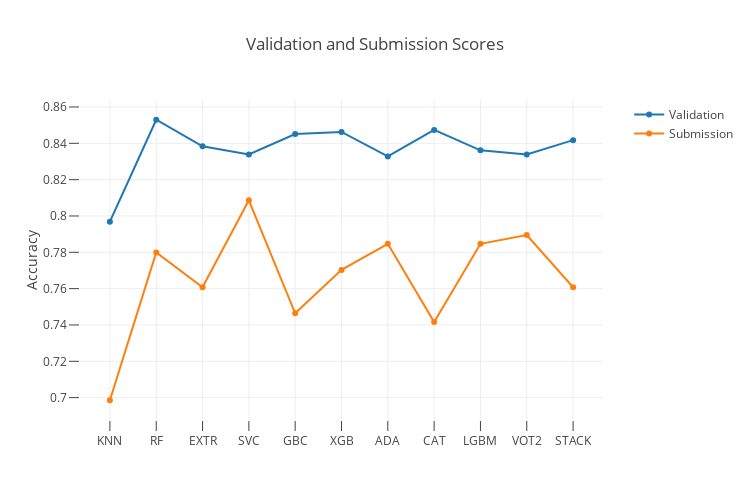

The notebook cell saved with this chart:
### Code cell
trace1 = go.Scatter(x = list_classifiers, y = list_scores,
                   name="Validation", text = list_classifiers)
trace2 = go.Scatter(x = list_classifiers, y = subm_scores,
                   name="Submission", text = list_classifiers)

data = [trace1, trace2]

layout = dict(title = "Validation and Submission Scores", 
              xaxis=dict(ticklen=10, zeroline= False),
              yaxis=dict(title = "Accuracy", side='left', ticklen=10,),                                  
              legend=dict(orientation="v", x=1.05, y=1.0),
              autosize=False, width=750, height=500,
              )

fig = dict(data = data, layout = layout)
iplot(fig)

### Figure 1 — Plotly figure (JSON) as saved in the notebook; plotly's stock layout.template omitted (floating-point values rounded to 4 significant figures)
{"data": [{"name": "Validation", "text": ["KNN", "RF", "EXTR", "SVC", "GBC", "XGB", "ADA", "CAT", "LGBM", "VOT2", "STACK"], "type": "scatter", "uid": "2c21dfb0-3cce-4f50-8954-8bd4def35d19", "x": ["KNN", "RF", "EXTR", "SVC", "GBC", "XGB", "ADA", "CAT", "LGBM", "VOT2", "STACK"], "y": [0.7969, 0.853, 0.8384, 0.8339, 0.8451, 0.8462, 0.8328, 0.8474, 0.8361, 0.8339, 0.8418]}, {"name": "Submission", "text": ["KNN", "RF", "EXTR", "SVC", "GBC", "XGB", "ADA", "CAT", "LGBM", "VOT2", "STACK"], "type": "scatter", "uid": "d106968f-8d8e-4654-8a2a-29d55e369a00", "x": ["KNN", "RF", "EXTR", "SVC", "GBC", "XGB", "ADA", "CAT", "LGBM", "VOT2", "STACK"], "y": [0.6986, 0.7799, 0.7608, 0.8086, 0.7464, 0.7703, 0.7847, 0.7416, 0.7847, 0.7895, 0.7608]}], "layout": {"autosize": false, "height": 500, "legend": {"orientation": "v", "x": 1.05, "y": 1.0}, "title": {"text": "Validation and Submission Scores"}, "width": 750, "xaxis": {"ticklen": 10, "zeroline": false}, "yaxis": {"side": "left", "ticklen": 10, "title": {"text": "Accuracy"}}}}
